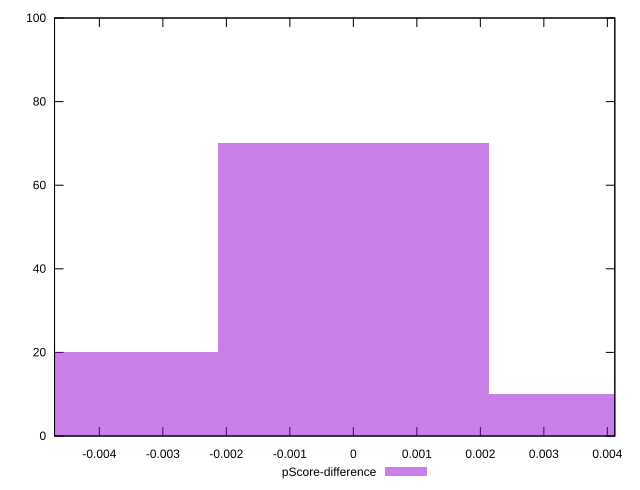

Here is the gnuplot script that generated this plot:
reset

$pScoreDifference <<EOF
-0.004263852205412157 20
0 70
0.004263852205412157 10
EOF

set key outside below
set boxwidth 0.004263852205412157
set xrange [-0.004705882352941171:0.004117647058823559]
set yrange [0:100]
set trange [0:100]
set style fill transparent solid 0.5 noborder
set terminal svg size 640, 490 enhanced background rgb 'white'
set output "report_00016_2021-02-10T13-31-48.338Z/unused-javascript/samples/pages+cached+noadtech/pScore-difference/histogram.svg"

plot $pScoreDifference title "pScore-difference" with boxes

reset
